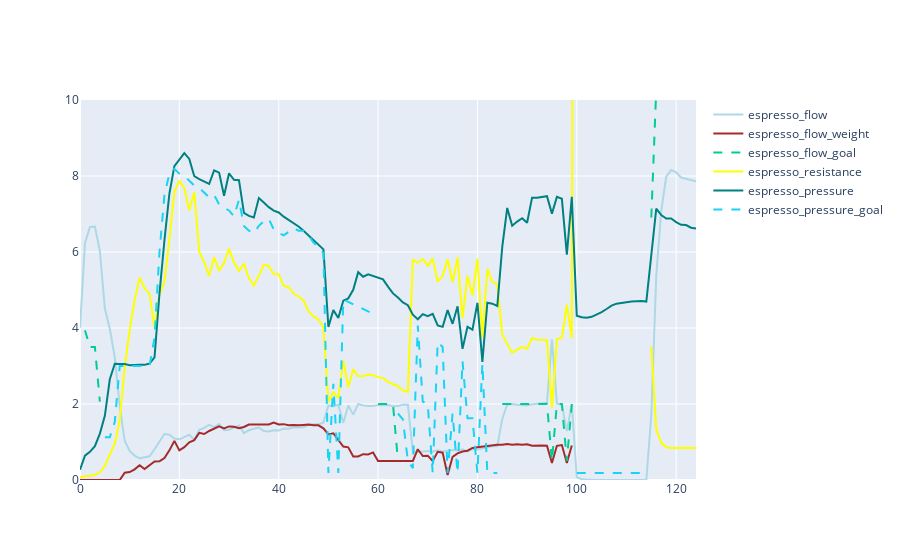

Notebook source saved alongside this figure:
### Code cell
time_index = series["seconds"]
series["espresso_resistance"] = series["espresso_pressure"]/series["espresso_flow"]
series[series<0] = None

fig = go.Figure()
fig.add_scatter(x=time_index, y=series['espresso_flow'], mode='lines', name="espresso_flow", line={"color":"lightblue"})
fig.add_scatter(x=time_index, y=series['espresso_flow_weight'], mode='lines', name="espresso_flow_weight", line={"color":"brown"})
fig.add_scatter(x=time_index, y=series['espresso_flow_goal'], mode='lines', name="espresso_flow_goal", line={"dash": "dash"})

fig.add_scatter(x=time_index, y=series['espresso_resistance'], mode='lines', name="espresso_resistance", line={"color":"yellow"})

fig.add_scatter(x=time_index, y=series['espresso_pressure'], mode='lines', name="espresso_pressure", line={"color":"teal"})
fig.add_scatter(x=time_index, y=series['espresso_pressure_goal'], mode='lines', name="espresso_pressure_goal", line={"dash": "dash"})

fig.update_layout(hovermode="x")
fig.update_yaxes(range=[0, 10])
fig
